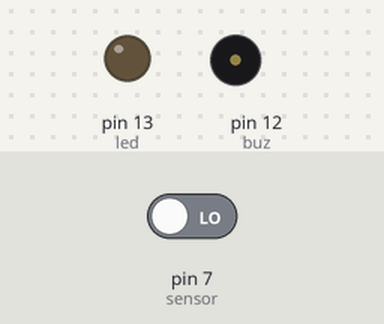
Recording of a sketch running on a simulated Arduino Uno, built with avr-gcc and run on an emulated ATmega328P. On the bench: output pins drawn as LEDs (lit = HIGH), buzzer (waves = sounding, pin HIGH). Inputs (shaded band) come from the test bench; at power-on: pin 7 (sensor) LOW.

Above: at 1.2 s.
1.3 s: pin 7 (sensor) driven HIGH
At 2.1 s:
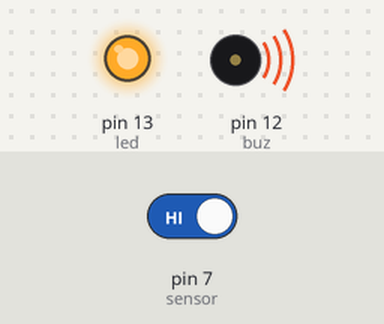
2.9 s: pin 7 (sensor) driven LOW
At 3.3 s:
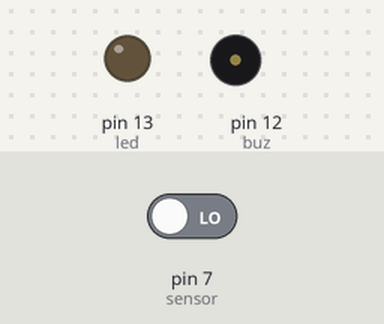
Timing chart, 0 to 5.9 s (numbered marks = the images above; inputs shaded):
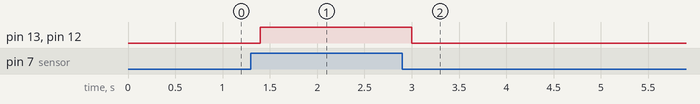

The sketch:

PIR_FINAL.ino
```cpp
int led = 13;
int buz = 12; // the pin that the LED is atteched to
int sensor = 7;              // the pin that the sensor is atteched to
int val = 0;                 // variable to store the sensor status (value)

void setup() {
  pinMode(led, OUTPUT);      // initalize LED as an output
  pinMode(buz, OUTPUT);
  pinMode(sensor, INPUT);    // initialize sensor as an input
}

void loop(){
  val = digitalRead(sensor);   // read sensor value
  if (val == HIGH) {           // check if the sensor is HIGH
    digitalWrite(led, HIGH);   // turn LED ON
    digitalWrite(buz, HIGH);
    delay(200);                // delay 100 milliseconds
  }
  else {
      digitalWrite(led, LOW); // turn LED OFF
      digitalWrite(buz, LOW);
      delay(200);             // delay 200 milliseconds
  }
}
```

Measured:
- after the input at 1.3 s, pin 13 (led), pin 12 (buz): LOW → HIGH after 0.10 s
- after the input at 2.9 s, pin 13 (led), pin 12 (buz): HIGH → LOW after 0.10 s
